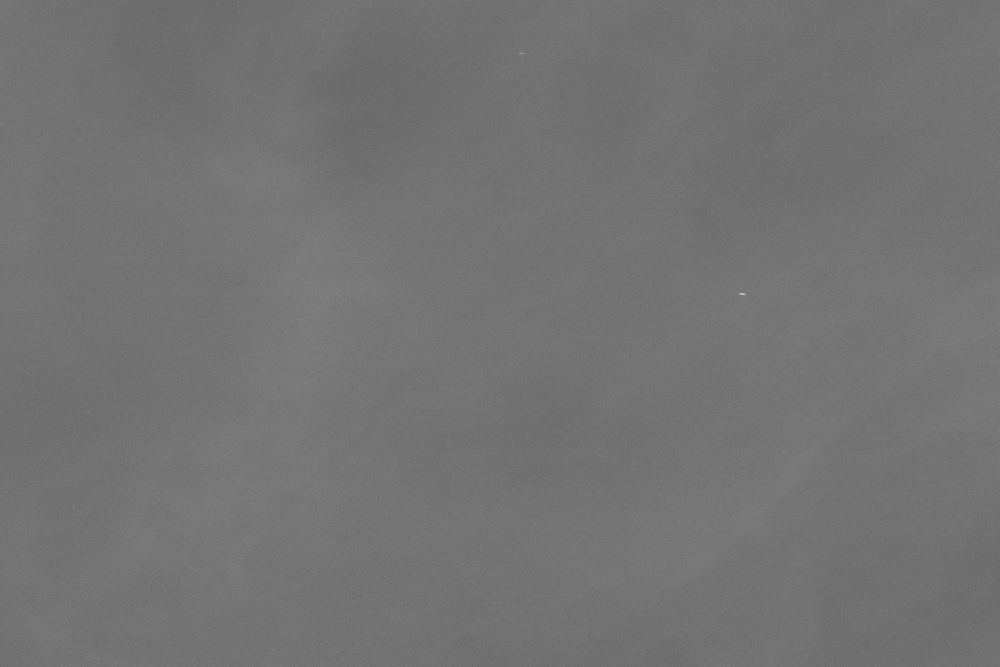
#> input picture cloud_data/cleaned/2012-12-30--03-15-16--375.png, 4000 x 2666 px (shown at 1/4 size)
$ python plot_edge_binarize.py -i ../../cloud_data/cleaned/2012-12-30--03-15-16--375.png   (older library calls are emulated)
#> lines starting #> are read from the running program, lines starting #| are printed output that depends on the picture
### utils/image_utils.py
import numpy as np
from typing import Optional, Tuple, Dict, Union
import cv2
from pathlib import Path

# [207 lines left out: functions _rescale_percentiles, binarize_by_fill_fraction, threshold_yen, binarize_cloud_method2, not called in this run]


def edge_binarize(image: np.ndarray, method="sobel", thresh=20) -> np.ndarray:
    """
    Simple edge/contrast-based binarizer.

    Parameters
    ----------
    image : np.ndarray
        Input grayscale image (uint8 or float).
    method : str, optional
        Edge detection method. Options: "sobel", "laplacian", "canny".
    thresh : float, optional
        Threshold on edge magnitude (for sobel/laplacian).
        For canny, this is used as the lower threshold.

    Returns
    -------
    mask : np.ndarray
        Binary mask of detected edges (uint8, {0,255}).
    """

    # Ensure grayscale
    if image.ndim == 3:
        image = cv2.cvtColor(image, cv2.COLOR_BGR2GRAY)

    image = image.astype(np.float32)

    if method == "sobel":
        gx = cv2.Sobel(image, cv2.CV_32F, 1, 0, ksize=3)
        gy = cv2.Sobel(image, cv2.CV_32F, 0, 1, ksize=3)
        mag = cv2.magnitude(gx, gy)
        mask = (mag > thresh).astype(np.uint8) * 255

    elif method == "laplacian":
        lap = cv2.Laplacian(image, cv2.CV_32F, ksize=3)
        mag = np.abs(lap)
        mask = (mag > thresh).astype(np.uint8) * 255

    elif method == "canny":
        # Here `thresh` is the lower threshold, set upper = 3×lower
        mask = cv2.Canny(image.astype(np.uint8),
                         threshold1=thresh,
                         threshold2=3*thresh)

    else:
        raise ValueError(f"Unknown method: {method}")

    return mask


# [67 lines left out: functions save_lattice_png, load_gray_float, normalize_to_unit, threshold_binary, not called in this run]

### data_processing_scripts/thresholding/plot_edge_binarize.py
#!/usr/bin/env python3
# plot_edge_binarize.py
import argparse
from pathlib import Path
import numpy as np
import cv2
import matplotlib.pyplot as plt
import sys

# Add project root to path
PROJECT_ROOT = Path(__file__).parent.parent.parent
sys.path.append(str(PROJECT_ROOT))


# Adjust this import to match your project structure
# e.g., from clouds.utils.image_utils import edge_binarize
from utils.image_utils import edge_binarize


def _load_raw(path: str) -> np.ndarray:
    """
    Load a grayscale image from common formats or a numpy array from .npy/.npz.
    Returns float32 grayscale array (no normalization applied).
    """
    p = Path(path)
    suffix = p.suffix.lower()

    if suffix in [".npy"]:
        arr = np.load(str(p))
        if arr.ndim == 3 and arr.shape[-1] in (3, 4):
            arr = cv2.cvtColor(arr.astype(np.float32), cv2.COLOR_BGR2GRAY)
        return arr.astype(np.float32)

    if suffix in [".npz"]:
        data = np.load(str(p))
        # try common keys or take first array
        for key in ("image", "img", "arr", "data"):
            if key in data:
                arr = data[key]
                break
        else:
            # take the first item
            key = list(data.keys())[0]
            arr = data[key]
        if arr.ndim == 3 and arr.shape[-1] in (3, 4):
            arr = cv2.cvtColor(arr.astype(np.float32), cv2.COLOR_BGR2GRAY)
        return arr.astype(np.float32)

    # Fallback: read via OpenCV
    img = cv2.imread(str(p), cv2.IMREAD_UNCHANGED)
#> img is the input picture: shape (2666, 4000, 3); min 0, max 255, mean 115
    if img is None:
        raise FileNotFoundError(f"Could not read file: {path}")

    # Convert to grayscale if needed
    if img.ndim == 3:
        img = cv2.cvtColor(img, cv2.COLOR_BGR2GRAY)
#> img: shape (2666, 4000)

    # Convert to float32 for downstream ops
    return img.astype(np.float32)


def _edge_magnitude(image_f32: np.ndarray, method: str) -> np.ndarray | None:
    """
    Compute edge/contrast magnitude for visualization (Sobel/Laplacian only).
    Returns None for methods that don't have a simple magnitude (e.g., Canny).
    """
#> called with method = 'sobel'
    if method == "sobel":
        gx = cv2.Sobel(image_f32, cv2.CV_32F, 1, 0, ksize=3)
        gy = cv2.Sobel(image_f32, cv2.CV_32F, 0, 1, ksize=3)
        return cv2.magnitude(gx, gy)
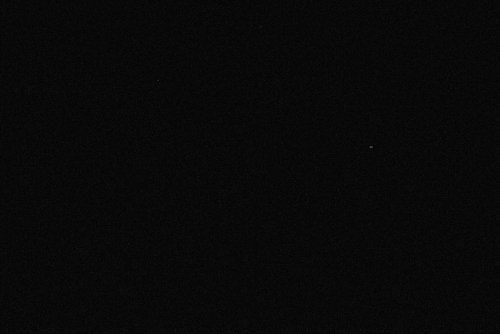
#> returned value: shape (2666, 4000) float32 (shown at 1/8 size); min 0, max 496, mean 18.2; drawn with min black and max white
    elif method == "laplacian":
        lap = cv2.Laplacian(image_f32, cv2.CV_32F, ksize=3)
        return np.abs(lap)
    else:
        return None  # e.g., canny


# [6 lines left out: function _auto_threshold_from_percentile, not called in this run]


def visualize_edge_binarize(
    image_path: str,
    method: str = "sobel",
    thresh: float = 20.0,
    auto_pct: float | None = None,
    cmap_mag: str = "magma",
    save_path: str | None = None,
    show: bool = True,
    norm_clip_pct: float = 99.5,
):
    img = _load_raw(image_path)
    img_u8_for_canny = np.clip(img, 0, 255).astype(np.uint8)

    # For Sobel/Laplacian, support auto percentile by computing magnitude here.
    mag = _edge_magnitude(img, method)
    eff_thresh = thresh

    if auto_pct is not None and mag is not None:
        eff_thresh = _auto_threshold_from_percentile(mag, auto_pct)

    # Call your binarizer with the effective threshold
    # Note: for "canny", your edge_binarize likely interprets `thresh` as the lower threshold.
    if method == "canny":
        mask = edge_binarize(img_u8_for_canny, method=method, thresh=eff_thresh)
    else:
        mask = edge_binarize(img, method=method, thresh=eff_thresh)
#> in edge_binarize, `mask = (mag > thresh).astype(np.uint8) * 255`:
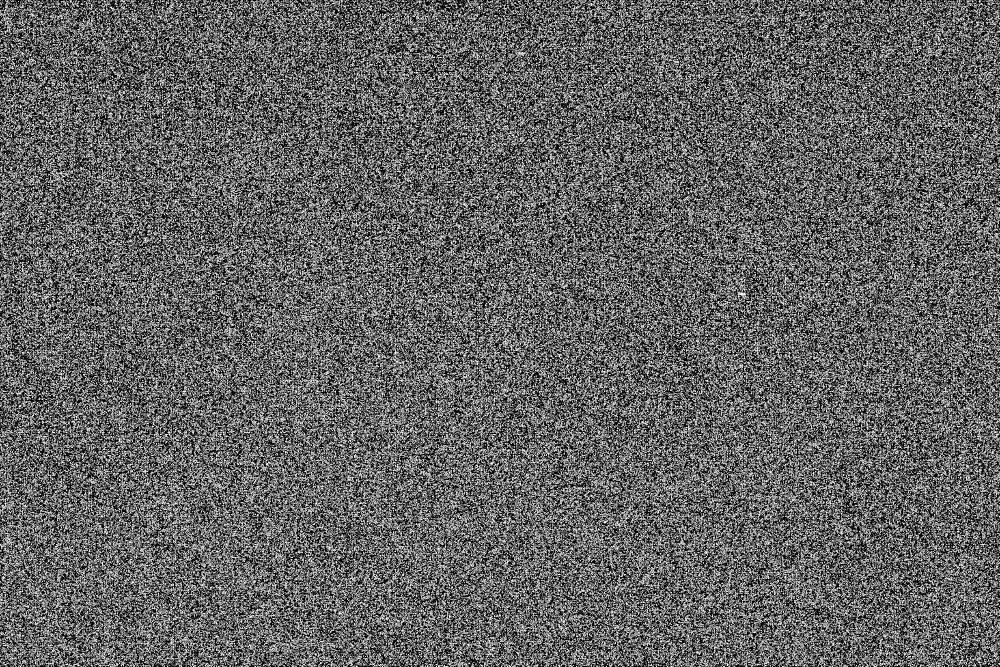
#> mask: shape (2666, 4000) (shown at 1/4 size); 38.5% white in thin lines or dots

    # Build the figure
    if mag is None:
        fig, axes = plt.subplots(1, 2, figsize=(10, 4), dpi=120)
        ax0, ax1 = axes

        # Original (auto-scale for viz)
        ax0.imshow(img, cmap="gray")
        ax0.set_title("Original")
        ax0.axis("off")

        ax1.imshow(mask, cmap="gray")
        if auto_pct is not None:
            ax1.set_title(f"Mask ({method}, auto p{auto_pct:.1f} → {eff_thresh:.2f})")
        else:
            ax1.set_title(f"Mask ({method}, thresh={eff_thresh:.2f})")
        ax1.axis("off")

    else:
        # Normalize magnitude just for display
        denom = np.percentile(mag, norm_clip_pct) + 1e-8
#> denom = 56
        mag_viz = np.clip(mag / denom, 0, 1)
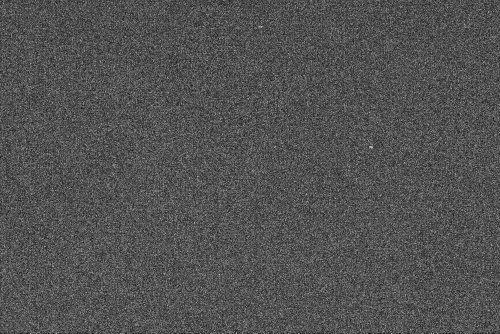
#> mag_viz: shape (2666, 4000) float32 (shown at 1/8 size); min 0, max 1, mean 0.325

        fig, axes = plt.subplots(1, 3, figsize=(14, 4), dpi=120)
        ax0, ax1, ax2 = axes

        ax0.imshow(img, cmap="gray")
        ax0.set_title("Original")
        ax0.axis("off")

        im1 = ax1.imshow(mag_viz, cmap=cmap_mag)
        ax1.set_title(f"{method.capitalize()} magnitude")
        ax1.axis("off")
        cbar = fig.colorbar(im1, ax=ax1, fraction=0.046, pad=0.04)
        cbar.ax.set_ylabel("norm. mag", rotation=270, labelpad=12)

        ax2.imshow(mask, cmap="gray")
        if auto_pct is not None:
            ax2.set_title(f"Mask ({method}, auto p{auto_pct:.1f} → {eff_thresh:.2f})")
        else:
            ax2.set_title(f"Mask ({method}, thresh={eff_thresh:.2f})")
        ax2.axis("off")

    fig.tight_layout()
    if save_path:
        Path(save_path).parent.mkdir(parents=True, exist_ok=True)
        fig.savefig(save_path, bbox_inches="tight")
    if show:
        plt.show()
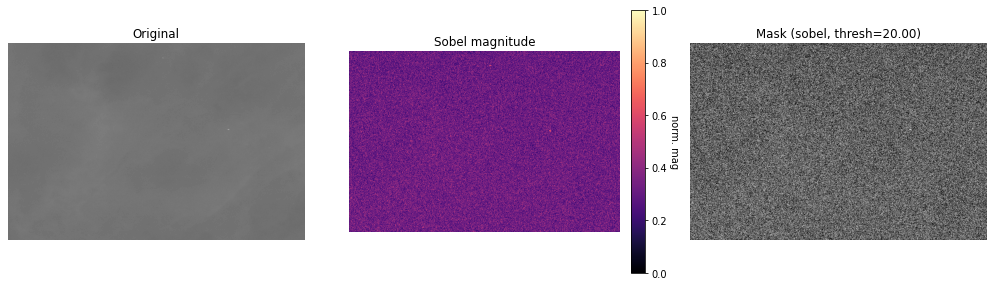
#> figure drawn by matplotlib, 4 panels
    else:
        plt.close(fig)


def _parse_args():
    p = argparse.ArgumentParser(description="Quick visualizer for edge/contrast binarizer.")
    p.add_argument("--image", "-i", required=True, help="Path to input raw file (.png/.tif/.jpg/.npy/.npz)")
    p.add_argument("--method", "-m", default="sobel", choices=["sobel", "laplacian", "canny"])
    p.add_argument("--thresh", "-t", type=float, default=20.0, help="Threshold (lower for canny).")
    p.add_argument("--auto-pct", type=float, default=None,
                   help="If set (e.g., 90), use that percentile of edge magnitude for Sobel/Laplacian.")
    p.add_argument("--save", type=str, default=None, help="Optional path to save the figure.")
    p.add_argument("--no-show", action="store_true", help="Do not display the figure; useful for batch runs.")
    p.add_argument("--cmap-mag", type=str, default="magma", help="Matplotlib colormap for magnitude.")
    p.add_argument("--norm-clip-pct", type=float, default=99.5,
                   help="Clip percentile for magnitude visualization scaling.")
    return p.parse_args()


def main():
    args = _parse_args()
    visualize_edge_binarize(
        image_path=args.image,
        method=args.method,
        thresh=args.thresh,
        auto_pct=args.auto_pct,
        cmap_mag=args.cmap_mag,
        save_path=args.save,
        show=not args.no_show,
        norm_clip_pct=args.norm_clip_pct,
    )


if __name__ == "__main__":
    main()

$ run again, on cloud_data/cleaned/2012-12-30--03-55-58--187.png
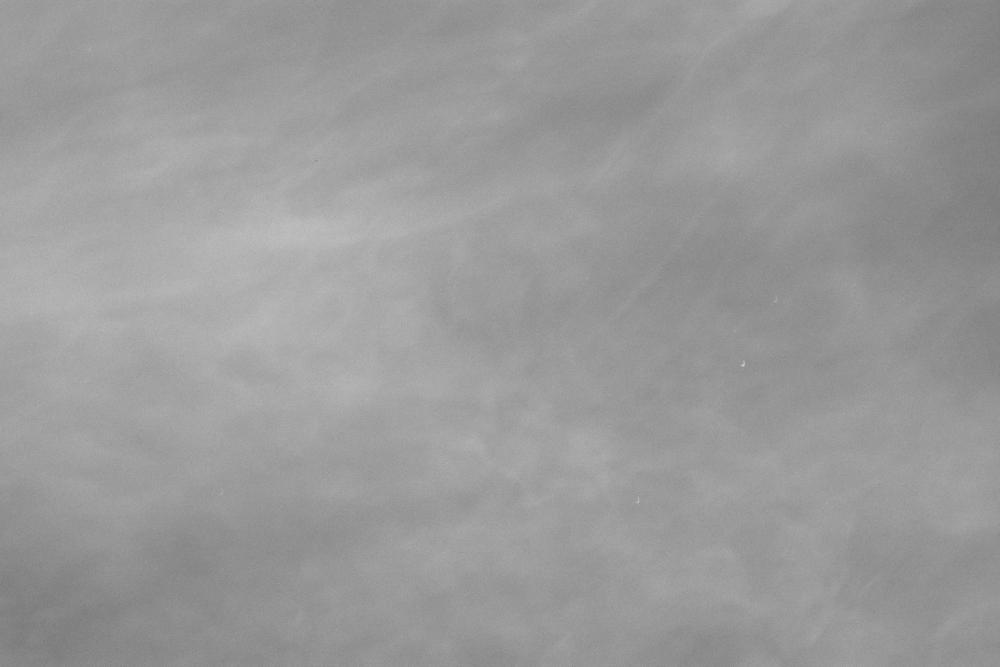
#> input picture cloud_data/cleaned/2012-12-30--03-55-58--187.png, 4000 x 2666 px (shown at 1/4 size)
#> in _load_raw, img is the input picture: shape (2666, 4000, 3); min 0, max 255, mean 153.9
#> img: shape (2666, 4000)
#> in edge_binarize, `mask = (mag > thresh).astype(np.uint8) * 255`:
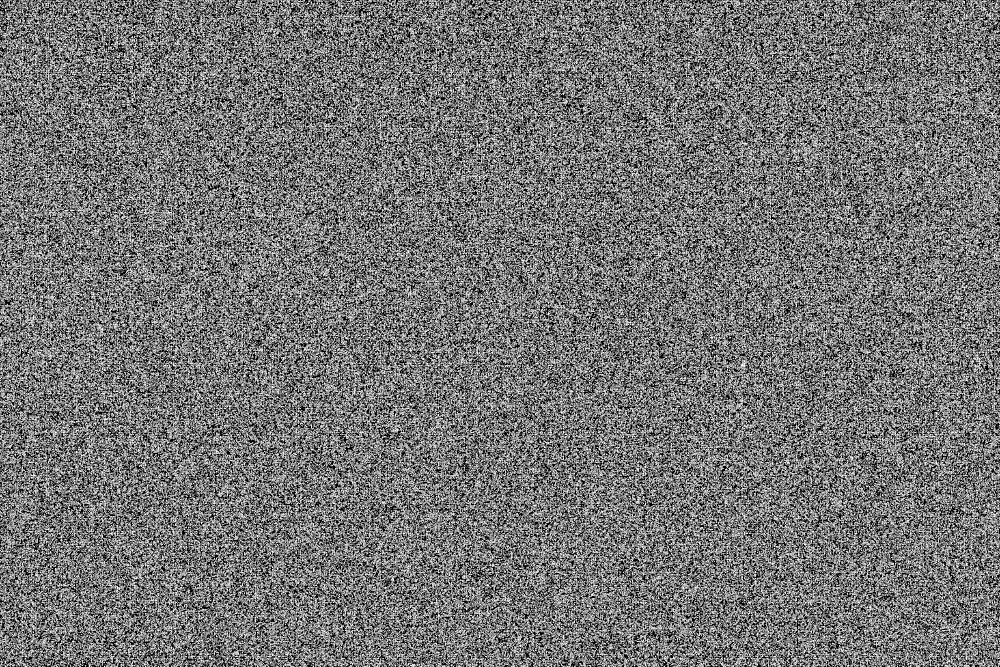
#> mask: shape (2666, 4000) (shown at 1/4 size); 45.6% white in thin lines or dots
#> denom = 64
#> in visualize_edge_binarize, `plt.show()`:
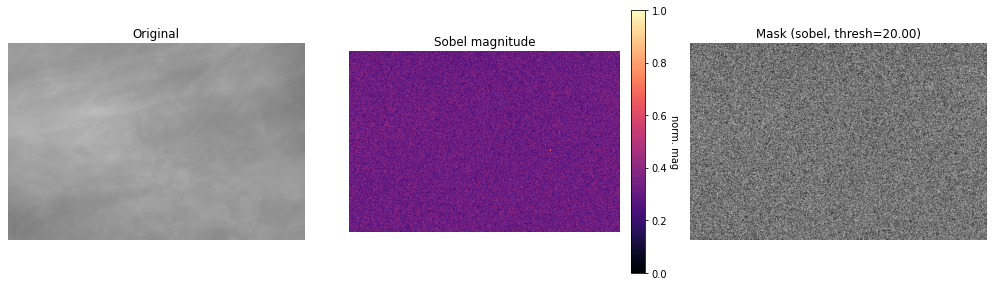
#> figure drawn by matplotlib, 4 panels

$ run again, on cloud_data/cleaned/2012-12-30--03-57-31--187.png
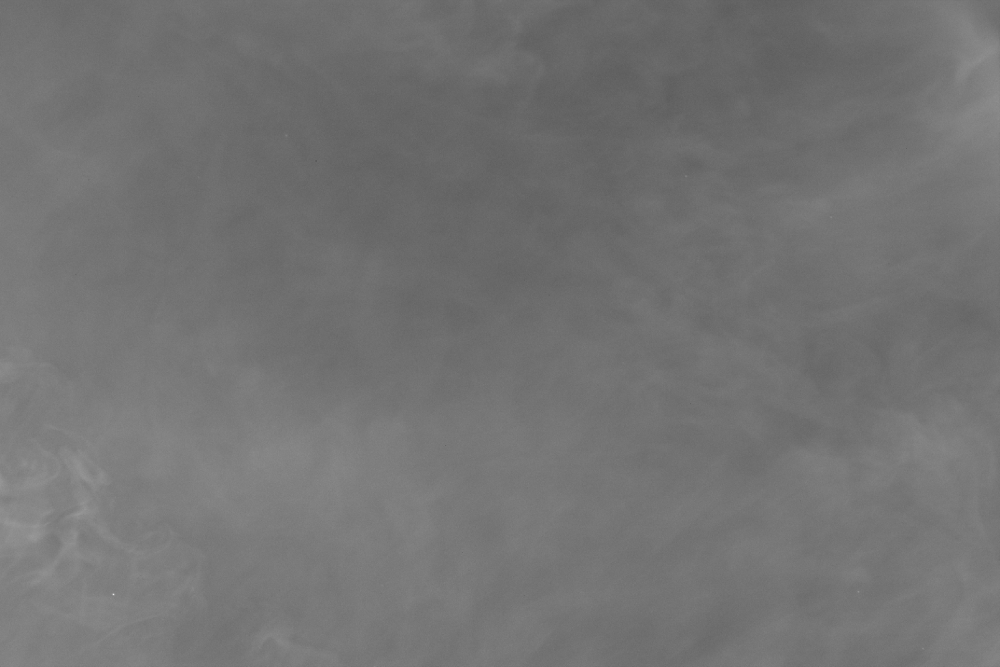
#> input picture cloud_data/cleaned/2012-12-30--03-57-31--187.png, 4000 x 2666 px (shown at 1/4 size)
#> in _load_raw, img is the input picture: shape (2666, 4000, 3); min 0, max 255, mean 115
#> img: shape (2666, 4000)
#> in edge_binarize, `mask = (mag > thresh).astype(np.uint8) * 255`:
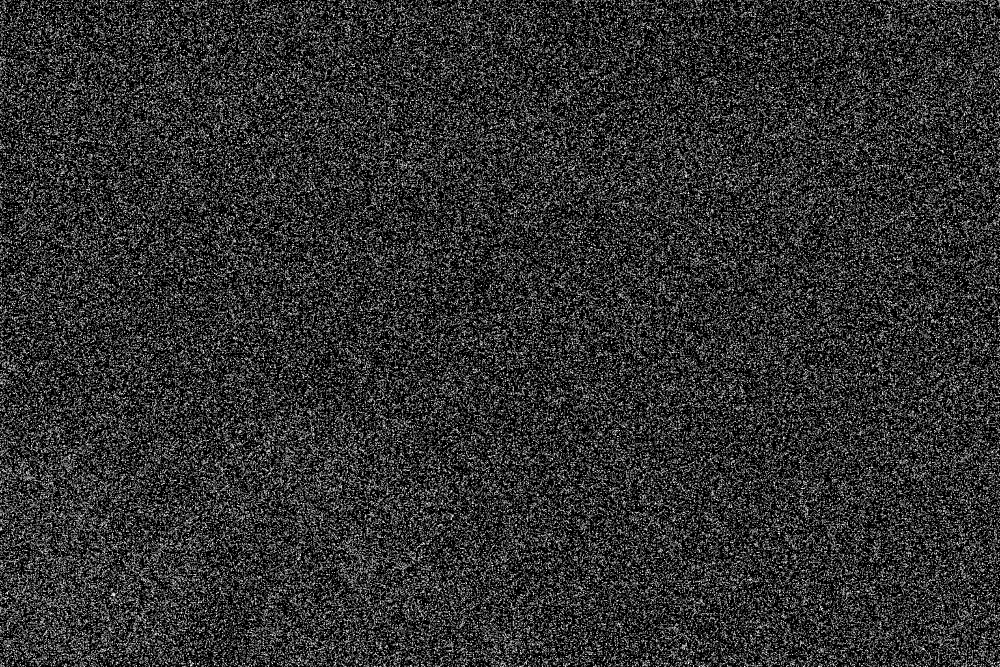
#> mask: shape (2666, 4000) (shown at 1/4 size); 18.6% white in thin lines or dots
#> denom = 40
#> in visualize_edge_binarize, `plt.show()`:
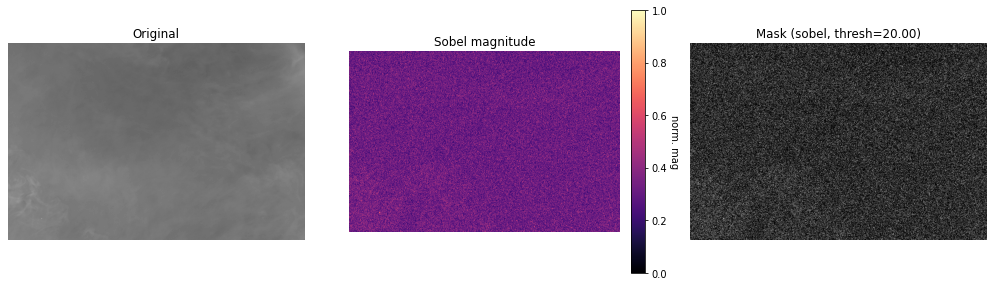
#> figure drawn by matplotlib, 4 panels
